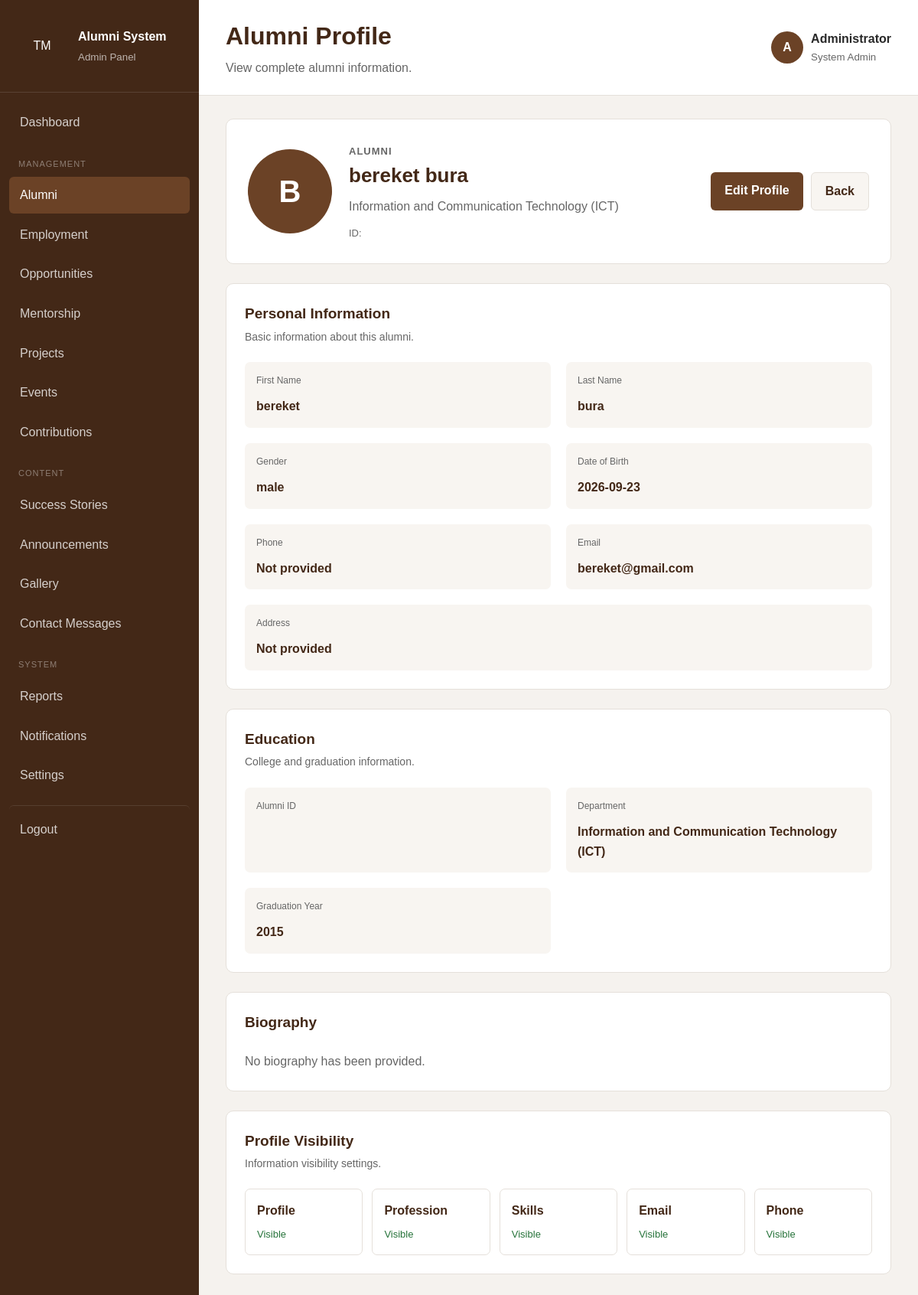
The page /admin/alumni/view.php?id=20 (signed in) on the database its author committed.
### tables this page shows
CREATE TABLE `alumni` (
  `alumni_id` int(10) UNSIGNED NOT NULL,
  `user_id` int(10) UNSIGNED NOT NULL,
  `department_id` int(10) UNSIGNED NOT NULL,
  `section_id` int(10) UNSIGNED DEFAULT NULL,
  `specialization_id` int(10) UNSIGNED DEFAULT NULL,
  `level` tinyint(3) UNSIGNED DEFAULT NULL,
  `college_id_number` varchar(100) DEFAULT NULL,
  `first_name` varchar(100) NOT NULL,
  `last_name` varchar(100) NOT NULL,
  `gender` enum('male','female','other') DEFAULT NULL,
  `date_of_birth` date DEFAULT NULL,
  `phone` varchar(30) DEFAULT NULL,
  `address` text DEFAULT NULL,
  `graduation_year` year(4) NOT NULL,
  `bio` text DEFAULT NULL,
  `profile_photo` varchar(255) DEFAULT NULL,
  `show_profile` tinyint(1) NOT NULL DEFAULT 1,
  `show_profession` tinyint(1) NOT NULL DEFAULT 1,
  `show_skills` tinyint(1) NOT NULL DEFAULT 1,
  `show_email` tinyint(1) NOT NULL DEFAULT 0,
  `show_phone` tinyint(1) NOT NULL DEFAULT 0,
  `created_at` timestamp NOT NULL DEFAULT current_timestamp(),
  `updated_at` timestamp NOT NULL DEFAULT current_timestamp() ON UPDATE current_timestamp()
);

CREATE TABLE `departments` (
  `department_id` int(10) UNSIGNED NOT NULL,
  `department_name` varchar(150) NOT NULL,
  `description` text DEFAULT NULL,
  `status` enum('active','inactive') NOT NULL DEFAULT 'active',
  `created_at` timestamp NOT NULL DEFAULT current_timestamp()
);

CREATE TABLE `users` (
  `user_id` int(10) UNSIGNED NOT NULL,
  `email` varchar(150) NOT NULL,
  `password_hash` varchar(255) NOT NULL,
  `role` enum('admin','alumni','registrar','student_rep','system_admin') NOT NULL,
  `account_status` enum('active','inactive','suspended') NOT NULL DEFAULT 'active',
  `must_change_password` tinyint(1) NOT NULL DEFAULT 0,
  `created_at` timestamp NOT NULL DEFAULT current_timestamp(),
  `updated_at` timestamp NOT NULL DEFAULT current_timestamp() ON UPDATE current_timestamp(),
  `failed_login_attempts` int(11) NOT NULL DEFAULT 0,
  `locked_until` datetime DEFAULT NULL
);

### includes/functions.php (called while the page is built, shortened)
<?php
function e($value)
{
    return htmlspecialchars(
        (string) $value,
        ENT_QUOTES,
        "UTF-8"
    );
}

### admin/alumni/view.php (the view, shortened to what this page needs)
<?php
require_once "../../config/database.php";
require_once "../../includes/functions.php";
$alumniId = isset($_GET["id"]) ? (int) $_GET["id"] : 0;
$stmt = $conn->prepare(
    "SELECT
        a.*,
        u.email,
        d.department_name
     FROM alumni a
     LEFT JOIN users u
        ON a.user_id = u.user_id
     LEFT JOIN departments d
        ON a.department_id = d.department_id
     WHERE a.alumni_id = ?
     LIMIT 1"
);
$stmt->bind_param("i", $alumniId);
$stmt->execute();
$result = $stmt->get_result();
$alumni = $result->fetch_assoc();
?>
<!DOCTYPE html>
<html lang="en">
<head>
    <link rel="stylesheet"
          href="../../assets/css/style.css">
</head>
<body class="admin-body">
<div class="admin-layout">
    <aside class="admin-sidebar">
        <div class="admin-brand">
            <div class="brand-logo">
                TM
            </div>
            <div>
                <strong>Alumni System</strong>
                <small>Admin Panel</small>
            </div>
        </div>
        <nav class="admin-nav">
            <a href="../dashboard.php">
                Dashboard
            </a>
            <div class="nav-section">
                MANAGEMENT
            </div>
            <a href="index.php" class="active">
                Alumni
            </a>
            <a href="#">
                Employment
            </a>
            <a href="#">
                Opportunities
            </a>
            <a href="#">
                Mentorship
            </a>
            <a href="#">
                Projects
            </a>
            <a href="#">
                Events
            </a>
            <a href="#">
                Contributions
            </a>
            <div class="nav-section">
                CONTENT
            </div>
            <a href="#">
                Success Stories
            </a>
            <a href="#">
                Announcements
            </a>
            <a href="#">
                Gallery
            </a>
            <a href="#">
                Contact Messages
            </a>
            <div class="nav-section">
                SYSTEM
            </div>
            <a href="#">
                Reports
            </a>
            <a href="#">
                Notifications
            </a>
            <a href="#">
                Settings
            </a>
            <a href="../../auth/logout.php"
               class="logout-link">
                Logout
            </a>
        </nav>
    </aside>
    <main class="admin-main">
        <header class="admin-topbar">
            <div>
                <h1>Alumni Profile</h1>
                <p>
                    View complete alumni information.
                </p>
            </div>
            <div class="admin-user">
                <div class="admin-avatar">
                    A
                </div>
                <div>
                    <strong>Administrator</strong>
                    <small>
                        System Admin
                    </small>
                </div>
            </div>
        </header>
        <section class="dashboard-content">
            <div class="alumni-profile-header">
                <div class="profile-photo-large">
                    <?php if (!empty($alumni["profile_photo"])): ?>
                        <img
                            src="../../uploads/<?= e($alumni["profile_photo"]) ?>"
                            alt="Profile photo"
                        >
                    <?php else: ?>
                        <div class="profile-initial">
                            <?= strtoupper(
                                substr(
                                    $alumni["first_name"],
                                    0,
                                    1
                                )
                            ) ?>
                        </div>
                    <?php endif; ?>
                </div>
                <div class="profile-header-info">
                    <span class="profile-label">
                        ALUMNI
                    </span>
                    <h2>
                        <?= e(
                            $alumni["first_name"]
                            . " "
                            . $alumni["last_name"]
                        ) ?>
                    </h2>
                    <p>
                        <?= e(
                            $alumni["department_name"]
                            ?? "Department not assigned"
                        ) ?>
                    </p>
                    <span class="profile-id">
                        ID:
                    </span>
                </div>
                <div class="profile-header-actions">
                    <a
                        href="edit.php?id=<?= e($alumni["alumni_id"]) ?>"
                        class="primary-button"
                    >
                        Edit Profile
                    </a>
                    <a
                        href="index.php"
                        class="secondary-button"
                    >
                        Back
                    </a>
                </div>
            </div>
            <div class="dashboard-panel">
                <div class="panel-header">
                    <div>
                        <h2>Personal Information</h2>
                        <p>
                            Basic information about this alumni.
                        </p>
                    </div>
                </div>
                <div class="profile-info-grid">
                    <div class="profile-info-item">
                        <span>
                            First Name
                        </span>
                        <strong>
                            <?= e(
                                $alumni["first_name"]
                            ) ?>
                        </strong>
                    </div>
                    <div class="profile-info-item">
                        <span>
                            Last Name
                        </span>
                        <strong>
                            <?= e(
                                $alumni["last_name"]
                            ) ?>
                        </strong>
                    </div>
                    <div class="profile-info-item">
                        <span>
                            Gender
                        </span>
                        <strong>
                            <?= e(
                                $alumni["gender"]
                                ?: "Not provided"
                            ) ?>
                        </strong>
                    </div>
                    <div class="profile-info-item">
                        <span>
                            Date of Birth
                        </span>
                        <strong>
                            <?= e(
                                $alumni["date_of_birth"]
                                ?: "Not provided"
                            ) ?>
                        </strong>
                    </div>
                    <div class="profile-info-item">
                        <span>
                            Phone
                        </span>
                        <strong>
                            <?= e(
                                $alumni["phone"]
                                ?: "Not provided"
                            ) ?>
                        </strong>
                    </div>
                    <div class="profile-info-item">
                        <span>
                            Email
                        </span>
                        <strong>
                            <?= e(
                                $alumni["email"]
                                ?: "Not provided"
                            ) ?>
                        </strong>
                    </div>
                    <div class="profile-info-item profile-info-full">
                        <span>
                            Address
                        </span>
                        <strong>
                            <?= e(
                                $alumni["address"]
                                ?: "Not provided"
                            ) ?>
                        </strong>
                    </div>
                </div>
            </div>
            <div class="dashboard-panel">
                <div class="panel-header">
                    <div>
                        <h2>Education</h2>
                        <p>
                            College and graduation information.
                        </p>
                    </div>
                </div>
                <div class="profile-info-grid">
                    <div class="profile-info-item">
                        <span>
                            Alumni ID
                        </span>
                    </div>
                    <div class="profile-info-item">
                        <span>
                            Department
                        </span>
                        <strong>
                            <?= e(
                                $alumni["department_name"]
                                ?? "Not assigned"
                            ) ?>
                        </strong>
                    </div>
                    <div class="profile-info-item">
                        <span>
                            Graduation Year
                        </span>
                        <strong>
                            <?= e(
                                $alumni["graduation_year"]
                            ) ?>
                        </strong>
                    </div>
                </div>
            </div>
            <div class="dashboard-panel">
                <div class="panel-header">
                    <div>
                        <h2>Biography</h2>
                    </div>
                </div>
                <div class="profile-bio">
                    <?php if (!empty($alumni["bio"])): ?>
                        <p>
                            <?= nl2br(
                                e($alumni["bio"])
                            ) ?>
                        </p>
                    <?php else: ?>
                        <p class="muted-text">
                            No biography has been provided.
                        </p>
                        <?php endif; ?>
                </div>
            </div>
            <div class="dashboard-panel">
                <div class="panel-header">
                    <div>
                        <h2>Profile Visibility</h2>
                        <p>
                            Information visibility settings.
                        </p>
                    </div>
                </div>
                <div class="visibility-grid">
                    <div class="visibility-item">
                        <span>Profile</span>
                        <?php if ($alumni["show_profile"]): ?>
                            <span class="visibility-on">
                                Visible
                            </span>
                        <?php else: ?>
                            <span class="visibility-off">
                                Hidden
                            </span>
                        <?php endif; ?>
                    </div>
                    <div class="visibility-item">
                        <span>Profession</span>
                        <?php if ($alumni["show_profession"]): ?>
                            <span class="visibility-on">
                                Visible
                            </span>
                        <?php else: ?>
                            <span class="visibility-off">
                                Hidden
                            </span>
                        <?php endif; ?>
                    </div>
                    <div class="visibility-item">
                        <span>Skills</span>
                        <?php if ($alumni["show_skills"]): ?>
                            <span class="visibility-on">
                                Visible
                            </span>
                        <?php else: ?>
                            <span class="visibility-off">
                                Hidden
                            </span>
                        <?php endif; ?>
                    </div>
                    <div class="visibility-item">
                        <span>Email</span>
                        <?php if ($alumni["show_email"]): ?>
                            <span class="visibility-on">
                                Visible
                            </span>
                        <?php else: ?>
                            <span class="visibility-off">
                                Hidden
                            </span>
                        <?php endif; ?>
                    </div>
                    <div class="visibility-item">
                        <span>Phone</span>
                        <?php if ($alumni["show_phone"]): ?>
                            <span class="visibility-on">
                                Visible
                            </span>
                        <?php else: ?>
                            <span class="visibility-off">
                                Hidden
                            </span>
                        <?php endif; ?>
                    </div>
                </div>
            </div>
        </section>
    </main>
</div>
</body>
</html>

### rows shown on the page
alumni: first_name "B", first_name+last_name "bereket bura", department.department_name "Information and Communication Technology (ICT)", first_name "bereket", last_name "bura", gender "male", date_of_birth "2026-09-23", phone "Not provided", user.email "bereket@gmail.com", address "Not provided", graduation_year "2015"
